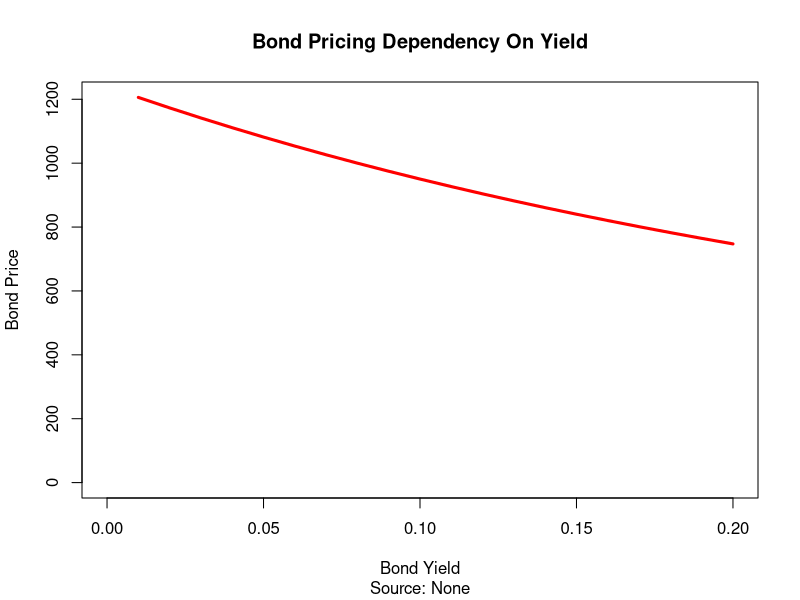

This chart was generated by the following R code:
# Function to plot a relationship between yield and price
bond_plot <- function(
    bond_principle,
    bond_coupon_rate = 0,
    bond_year_to_mat,
    n_an_b = 1,
    low_bound_yield = 0,
    high_bound_yield = 100 ) {
  
        # Make an empty list for yields
        list_for_yields <- 0
  
        # Make an empty list for prices
        list_for_bond_prices <- 0
  
        # For each yield value
        for (n in low_bound_yield:high_bound_yield) {
    
            # Calculate Interest Rate
            bond_interest_rate <- 0.01 * (1 * n)
    
            # Add interest rate value to list
            list_for_yields <- c(list_for_yields, bond_interest_rate)
    
            # Calculate coupon part
            coupon_part <- (bond_coupon_rate * bond_principle) / n_an_b
    
            # Calculate interest rate part
            bond_rate_part <- (
                (n_an_b/bond_interest_rate) -
                n_an_b/(bond_interest_rate *
                (1 + bond_interest_rate/n_an_b) ^
                bond_year_to_mat * n_an_b)
            )
            # Calculate principle part
            principle_part <- bond_principle / ((1 + bond_interest_rate/n_an_b) ^ bond_year_to_mat * n_an_b)
            # Calculate price of bond
            price_of_the_bond = coupon_part * bond_rate_part + principle_part
        
            # Add bond price value to list
            list_for_bond_prices <- c(list_for_bond_prices, price_of_the_bond)
        } 
  
        bond_min_value <- min(list_for_bond_prices)
        bond_max_value <- max(list_for_bond_prices)
  
        # Generate plot
        plot(
            x = list_for_yields,
            y = list_for_bond_prices,
            type = "l",
            xlab = "Bond Yield",
            ylab = "Bond Price",
            main = "Bond Pricing Dependency On Yield",
            sub = "Source: None",
            col = "red",
            lwd = 3
        )
       #ylim = c(bond_min_value, bond_max_value))
}

# Test
bond_plot(
    bond_principle = 1000,
    bond_coupon_rate = 0.08,
    bond_year_to_mat = 3,
    n_an_b = 1,
    low_bound_yield = 0,
    high_bound_yield = 20
)
